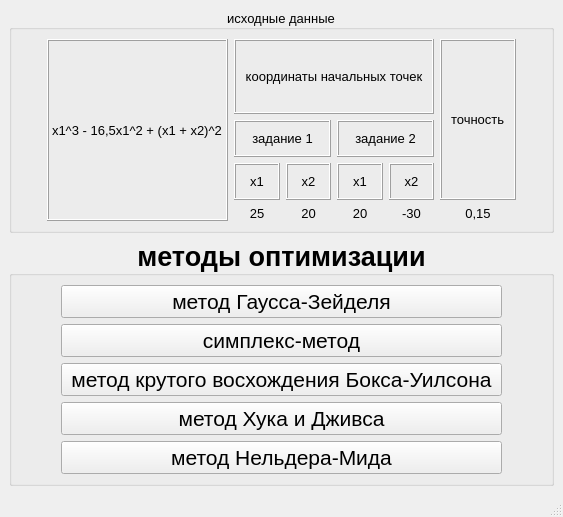
<?xml version="1.0" encoding="UTF-8"?>
<ui version="4.0">
 <class>MainWindow</class>
 <widget class="QMainWindow" name="MainWindow">
  <property name="geometry">
   <rect>
    <x>0</x>
    <y>0</y>
    <width>563</width>
    <height>517</height>
   </rect>
  </property>
  <property name="windowTitle">
   <string>MainWindow</string>
  </property>
  <widget class="QWidget" name="centralwidget">
   <layout class="QVBoxLayout" name="verticalLayout">
    <item>
     <widget class="QGroupBox" name="groupBox_2">
      <property name="font">
       <font>
        <family>Tahoma</family>
        <pointsize>10</pointsize>
       </font>
      </property>
      <property name="title">
       <string>исходные данные</string>
      </property>
      <property name="alignment">
       <set>Qt::AlignCenter</set>
      </property>
      <layout class="QVBoxLayout" name="verticalLayout_29">
       <item>
        <layout class="QHBoxLayout" name="horizontalLayout_5">
         <item>
          <spacer name="horizontalSpacer_3">
           <property name="orientation">
            <enum>Qt::Horizontal</enum>
           </property>
           <property name="sizeHint" stdset="0">
            <size>
             <width>13</width>
             <height>17</height>
            </size>
           </property>
          </spacer>
         </item>
         <item>
          <widget class="QFrame" name="frame_16">
           <property name="frameShape">
            <enum>QFrame::Box</enum>
           </property>
           <property name="frameShadow">
            <enum>QFrame::Plain</enum>
           </property>
           <property name="lineWidth">
            <number>0</number>
           </property>
           <property name="midLineWidth">
            <number>0</number>
           </property>
           <layout class="QVBoxLayout" name="verticalLayout_28">
            <property name="leftMargin">
             <number>0</number>
            </property>
            <property name="topMargin">
             <number>0</number>
            </property>
            <property name="rightMargin">
             <number>0</number>
            </property>
            <property name="bottomMargin">
             <number>0</number>
            </property>
            <item>
             <widget class="QLabel" name="label">
              <property name="frameShape">
               <enum>QFrame::Box</enum>
              </property>
              <property name="frameShadow">
               <enum>QFrame::Raised</enum>
              </property>
              <property name="text">
               <string>x1^3 - 16,5x1^2 + (x1 + x2)^2</string>
              </property>
             </widget>
            </item>
           </layout>
          </widget>
         </item>
         <item>
          <layout class="QVBoxLayout" name="verticalLayout_27">
           <item>
            <widget class="QFrame" name="sdfsdf">
             <property name="minimumSize">
              <size>
               <width>200</width>
               <height>35</height>
              </size>
             </property>
             <property name="frameShape">
              <enum>QFrame::Box</enum>
             </property>
             <property name="frameShadow">
              <enum>QFrame::Raised</enum>
             </property>
             <layout class="QVBoxLayout" name="verticalLayout_2">
              <item>
               <widget class="QLabel" name="label_2">
                <property name="text">
                 <string>координаты начальных точек</string>
                </property>
                <property name="alignment">
                 <set>Qt::AlignCenter</set>
                </property>
               </widget>
              </item>
             </layout>
            </widget>
           </item>
           <item>
            <layout class="QHBoxLayout" name="horizontalLayout_4">
             <item>
              <layout class="QVBoxLayout" name="verticalLayout_26">
               <item>
                <widget class="QFrame" name="frame">
                 <property name="frameShape">
                  <enum>QFrame::Box</enum>
                 </property>
                 <property name="frameShadow">
                  <enum>QFrame::Raised</enum>
                 </property>
                 <layout class="QVBoxLayout" name="verticalLayout_3">
                  <item>
                   <widget class="QLabel" name="label_4">
                    <property name="text">
                     <string>задание 1</string>
                    </property>
                    <property name="alignment">
                     <set>Qt::AlignCenter</set>
                    </property>
                   </widget>
                  </item>
                 </layout>
                </widget>
               </item>
               <item>
                <layout class="QHBoxLayout" name="horizontalLayout_3">
                 <item>
                  <layout class="QVBoxLayout" name="verticalLayout_20">
                   <item>
                    <widget class="QFrame" name="frame_13">
                     <property name="frameShape">
                      <enum>QFrame::Box</enum>
                     </property>
                     <property name="frameShadow">
                      <enum>QFrame::Raised</enum>
                     </property>
                     <layout class="QVBoxLayout" name="verticalLayout_17">
                      <item>
                       <widget class="QLabel" name="label_10">
                        <property name="text">
                         <string>x1</string>
                        </property>
                        <property name="alignment">
                         <set>Qt::AlignCenter</set>
                        </property>
                       </widget>
                      </item>
                     </layout>
                    </widget>
                   </item>
                   <item>
                    <widget class="QLabel" name="label_11">
                     <property name="text">
                      <string>25</string>
                     </property>
                     <property name="alignment">
                      <set>Qt::AlignCenter</set>
                     </property>
                    </widget>
                   </item>
                  </layout>
                 </item>
                 <item>
                  <layout class="QVBoxLayout" name="verticalLayout_21">
                   <item>
                    <widget class="QFrame" name="frame_14">
                     <property name="frameShape">
                      <enum>QFrame::Box</enum>
                     </property>
                     <property name="frameShadow">
                      <enum>QFrame::Raised</enum>
                     </property>
                     <layout class="QVBoxLayout" name="verticalLayout_18">
                      <item>
                       <widget class="QLabel" name="label_9">
                        <property name="text">
                         <string>x2</string>
                        </property>
                        <property name="alignment">
                         <set>Qt::AlignCenter</set>
                        </property>
                       </widget>
                      </item>
                     </layout>
                    </widget>
                   </item>
                   <item>
                    <widget class="QLabel" name="label_7">
                     <property name="text">
                      <string>20</string>
                     </property>
                     <property name="alignment">
                      <set>Qt::AlignCenter</set>
                     </property>
                    </widget>
                   </item>
                  </layout>
                 </item>
                </layout>
               </item>
              </layout>
             </item>
             <item>
              <layout class="QVBoxLayout" name="verticalLayout_25">
               <item>
                <widget class="QFrame" name="frame_2">
                 <property name="frameShape">
                  <enum>QFrame::Box</enum>
                 </property>
                 <property name="frameShadow">
                  <enum>QFrame::Raised</enum>
                 </property>
                 <layout class="QVBoxLayout" name="verticalLayout_4">
                  <item>
                   <widget class="QLabel" name="label_5">
                    <property name="text">
                     <string>задание 2</string>
                    </property>
                    <property name="alignment">
                     <set>Qt::AlignCenter</set>
                    </property>
                   </widget>
                  </item>
                 </layout>
                </widget>
               </item>
               <item>
                <layout class="QHBoxLayout" name="horizontalLayout_2">
                 <item>
                  <layout class="QVBoxLayout" name="verticalLayout_22">
                   <item>
                    <widget class="QFrame" name="frame_3">
                     <property name="frameShape">
                      <enum>QFrame::Box</enum>
                     </property>
                     <property name="frameShadow">
                      <enum>QFrame::Raised</enum>
                     </property>
                     <layout class="QVBoxLayout" name="verticalLayout_5">
                      <item>
                       <widget class="QLabel" name="label_3">
                        <property name="text">
                         <string>x1</string>
                        </property>
                        <property name="alignment">
                         <set>Qt::AlignCenter</set>
                        </property>
                       </widget>
                      </item>
                     </layout>
                    </widget>
                   </item>
                   <item>
                    <widget class="QLabel" name="label_6">
                     <property name="text">
                      <string>20</string>
                     </property>
                     <property name="alignment">
                      <set>Qt::AlignCenter</set>
                     </property>
                    </widget>
                   </item>
                  </layout>
                 </item>
                 <item>
                  <layout class="QVBoxLayout" name="verticalLayout_23">
                   <item>
                    <widget class="QFrame" name="frame_4">
                     <property name="frameShape">
                      <enum>QFrame::Box</enum>
                     </property>
                     <property name="frameShadow">
                      <enum>QFrame::Raised</enum>
                     </property>
                     <layout class="QVBoxLayout" name="verticalLayout_6">
                      <item>
                       <widget class="QLabel" name="label_8">
                        <property name="text">
                         <string>x2</string>
                        </property>
                        <property name="alignment">
                         <set>Qt::AlignCenter</set>
                        </property>
                       </widget>
                      </item>
                     </layout>
                    </widget>
                   </item>
                   <item>
                    <widget class="QLabel" name="label_12">
                     <property name="text">
                      <string>-30</string>
                     </property>
                     <property name="alignment">
                      <set>Qt::AlignCenter</set>
                     </property>
                    </widget>
                   </item>
                  </layout>
                 </item>
                </layout>
               </item>
              </layout>
             </item>
            </layout>
           </item>
          </layout>
         </item>
         <item>
          <layout class="QVBoxLayout" name="verticalLayout_24">
           <item>
            <widget class="QFrame" name="frame_15">
             <property name="frameShape">
              <enum>QFrame::Box</enum>
             </property>
             <property name="frameShadow">
              <enum>QFrame::Raised</enum>
             </property>
             <layout class="QVBoxLayout" name="verticalLayout_19">
              <item>
               <spacer name="verticalSpacer_2">
                <property name="orientation">
                 <enum>Qt::Vertical</enum>
                </property>
                <property name="sizeHint" stdset="0">
                 <size>
                  <width>20</width>
                  <height>40</height>
                 </size>
                </property>
               </spacer>
              </item>
              <item>
               <widget class="QLabel" name="label_37">
                <property name="text">
                 <string>точность</string>
                </property>
               </widget>
              </item>
              <item>
               <spacer name="verticalSpacer">
                <property name="orientation">
                 <enum>Qt::Vertical</enum>
                </property>
                <property name="sizeHint" stdset="0">
                 <size>
                  <width>20</width>
                  <height>40</height>
                 </size>
                </property>
               </spacer>
              </item>
             </layout>
            </widget>
           </item>
           <item>
            <widget class="QLabel" name="label_38">
             <property name="text">
              <string>0,15</string>
             </property>
             <property name="alignment">
              <set>Qt::AlignCenter</set>
             </property>
            </widget>
           </item>
          </layout>
         </item>
         <item>
          <spacer name="horizontalSpacer_4">
           <property name="orientation">
            <enum>Qt::Horizontal</enum>
           </property>
           <property name="sizeHint" stdset="0">
            <size>
             <width>13</width>
             <height>17</height>
            </size>
           </property>
          </spacer>
         </item>
        </layout>
       </item>
      </layout>
     </widget>
    </item>
    <item>
     <widget class="QGroupBox" name="groupBox">
      <property name="font">
       <font>
        <family>Tahoma</family>
        <pointsize>20</pointsize>
        <weight>75</weight>
        <bold>true</bold>
       </font>
      </property>
      <property name="title">
       <string>методы оптимизации</string>
      </property>
      <property name="alignment">
       <set>Qt::AlignCenter</set>
      </property>
      <property name="checkable">
       <bool>false</bool>
      </property>
      <layout class="QHBoxLayout" name="horizontalLayout">
       <item>
        <spacer name="horizontalSpacer">
         <property name="orientation">
          <enum>Qt::Horizontal</enum>
         </property>
         <property name="sizeType">
          <enum>QSizePolicy::Minimum</enum>
         </property>
         <property name="sizeHint" stdset="0">
          <size>
           <width>40</width>
           <height>20</height>
          </size>
         </property>
        </spacer>
       </item>
       <item>
        <layout class="QGridLayout" name="gridLayout">
         <item row="4" column="0">
          <widget class="QPushButton" name="nilder">
           <property name="font">
            <font>
             <family>Tahoma</family>
             <pointsize>16</pointsize>
             <weight>50</weight>
             <bold>false</bold>
            </font>
           </property>
           <property name="cursor">
            <cursorShape>PointingHandCursor</cursorShape>
           </property>
           <property name="text">
            <string>метод Нельдера-Мида</string>
           </property>
           <property name="default">
            <bool>false</bool>
           </property>
          </widget>
         </item>
         <item row="2" column="0">
          <widget class="QPushButton" name="steepAscent">
           <property name="font">
            <font>
             <family>Tahoma</family>
             <pointsize>16</pointsize>
             <weight>50</weight>
             <bold>false</bold>
            </font>
           </property>
           <property name="cursor">
            <cursorShape>PointingHandCursor</cursorShape>
           </property>
           <property name="text">
            <string>метод крутого восхождения Бокса-Уилсона</string>
           </property>
           <property name="default">
            <bool>false</bool>
           </property>
          </widget>
         </item>
         <item row="1" column="0">
          <widget class="QPushButton" name="simplex">
           <property name="font">
            <font>
             <family>Tahoma</family>
             <pointsize>16</pointsize>
             <weight>50</weight>
             <bold>false</bold>
            </font>
           </property>
           <property name="cursor">
            <cursorShape>PointingHandCursor</cursorShape>
           </property>
           <property name="text">
            <string>симплекс-метод</string>
           </property>
           <property name="default">
            <bool>false</bool>
           </property>
          </widget>
         </item>
         <item row="3" column="0">
          <widget class="QPushButton" name="hook">
           <property name="font">
            <font>
             <family>Tahoma</family>
             <pointsize>16</pointsize>
             <weight>50</weight>
             <bold>false</bold>
            </font>
           </property>
           <property name="cursor">
            <cursorShape>PointingHandCursor</cursorShape>
           </property>
           <property name="text">
            <string>метод Хука и Дживса</string>
           </property>
           <property name="default">
            <bool>false</bool>
           </property>
          </widget>
         </item>
         <item row="0" column="0">
          <widget class="QPushButton" name="gauss">
           <property name="font">
            <font>
             <family>Tahoma</family>
             <pointsize>16</pointsize>
             <weight>50</weight>
             <bold>false</bold>
            </font>
           </property>
           <property name="cursor">
            <cursorShape>PointingHandCursor</cursorShape>
           </property>
           <property name="text">
            <string>метод Гаусса-Зейделя</string>
           </property>
           <property name="default">
            <bool>false</bool>
           </property>
          </widget>
         </item>
        </layout>
       </item>
       <item>
        <spacer name="horizontalSpacer_2">
         <property name="orientation">
          <enum>Qt::Horizontal</enum>
         </property>
         <property name="sizeType">
          <enum>QSizePolicy::Minimum</enum>
         </property>
         <property name="sizeHint" stdset="0">
          <size>
           <width>40</width>
           <height>20</height>
          </size>
         </property>
        </spacer>
       </item>
      </layout>
     </widget>
    </item>
   </layout>
  </widget>
  <widget class="QMenuBar" name="menubar">
   <property name="geometry">
    <rect>
     <x>0</x>
     <y>0</y>
     <width>563</width>
     <height>20</height>
    </rect>
   </property>
  </widget>
  <widget class="QStatusBar" name="statusbar"/>
 </widget>
 <resources/>
 <connections/>
</ui>
